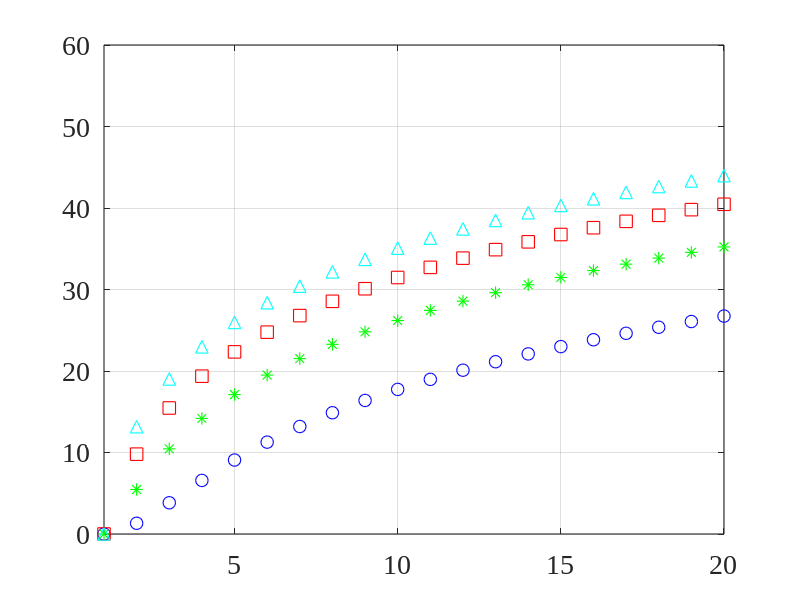
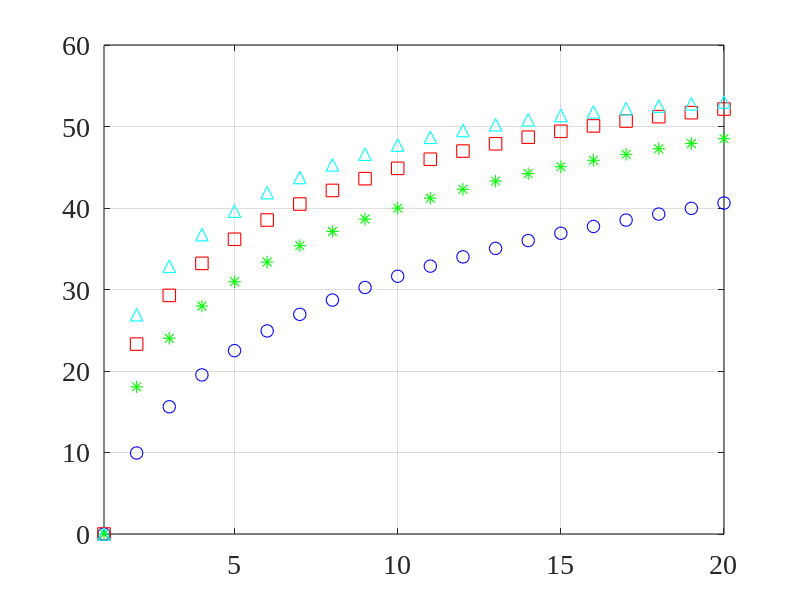
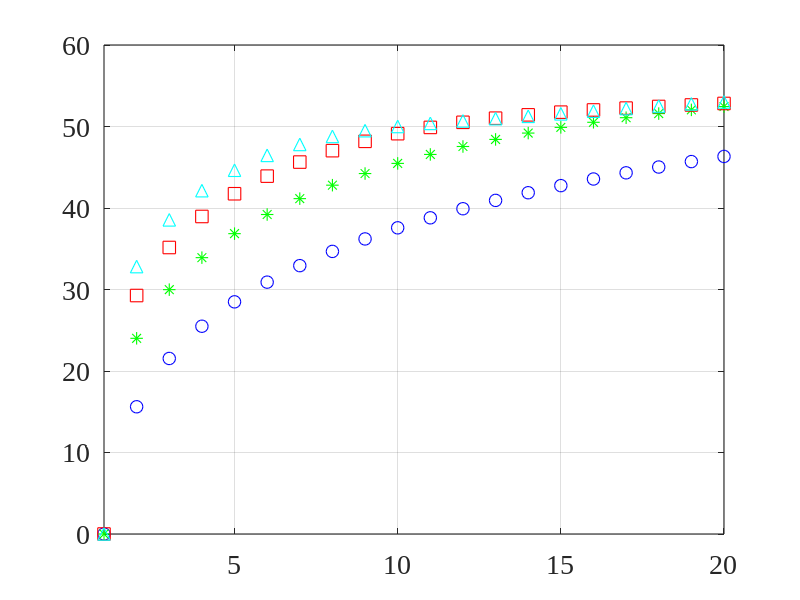
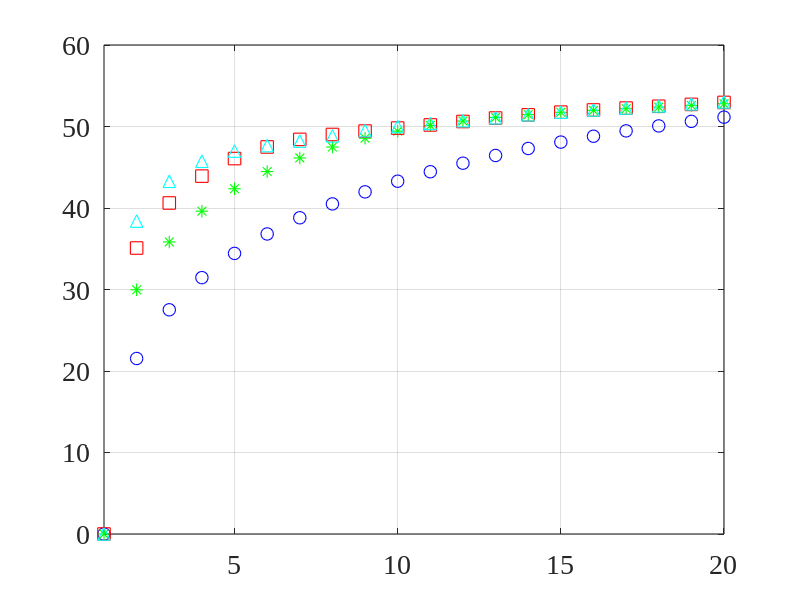

The MATLAB source for these figures, in order:
close all; clc; clear all;
linewd = 0.8;
hcfontsize = 20;
MarkerSize=9;

f=0.01;
alpha=0.01;

M_values=1:20;
theta_values=[30 50 70 90]/180*pi;
gain=zeros(length(M_values),length(theta_values));
for idx1=1:length(M_values)
    M=M_values(idx1);
    for idx2=1:length(theta_values)
        theta=theta_values(idx2);
        d=exp(-1i*2*pi*f*(0:M-1)'*cos(theta));
        du=exp(-1i*2*pi*f*(0:M-1)');
        gain(idx1,idx2)=10*log10(d'*inv(1/(1+alpha^2)*(du*du')+alpha^2/(1+alpha^2)*eye(M))*d);
    end
end

figure
plot(M_values(1:1:end),gain(1:1:end,1),'bo','linewidth',linewd, 'MarkerSize',MarkerSize);
hold on
plot(M_values(1:1:end),gain(1:1:end,2),'g*','linewidth',linewd, 'MarkerSize',MarkerSize);
plot(M_values(1:1:end),gain(1:1:end,3),'rs','linewidth',linewd, 'MarkerSize',MarkerSize);
plot(M_values(1:1:end),gain(1:1:end,4),'c^','linewidth',linewd, 'MarkerSize',MarkerSize);
hold off
set(gca, 'Color', [1, 1, 1]); 
set(gca, 'FontName', 'Times New Roman');
set(gca, 'FontSize', hcfontsize);
set(gca, 'LineWidth', linewd); 
set(gca,'XLim',[1 max(M_values)]);
set(gca,'YLim',[0 60]);
box on; grid on;

f=0.05;
alpha=0.01;

M_values=1:20;
theta_values=[30 50 70 90]/180*pi;
gain=zeros(length(M_values),length(theta_values));
for idx1=1:length(M_values)
    M=M_values(idx1);
    for idx2=1:length(theta_values)
        theta=theta_values(idx2);
        d=exp(-1i*2*pi*f*(0:M-1)'*cos(theta));
        du=exp(-1i*2*pi*f*(0:M-1)');
        gain(idx1,idx2)=10*log10(d'*inv(1/(1+alpha^2)*(du*du')+alpha^2/(1+alpha^2)*eye(M))*d);
    end
end

figure
plot(M_values(1:1:end),gain(1:1:end,1),'bo','linewidth',linewd, 'MarkerSize',MarkerSize);
hold on
plot(M_values(1:1:end),gain(1:1:end,2),'g*','linewidth',linewd, 'MarkerSize',MarkerSize);
plot(M_values(1:1:end),gain(1:1:end,3),'rs','linewidth',linewd, 'MarkerSize',MarkerSize);
plot(M_values(1:1:end),gain(1:1:end,4),'c^','linewidth',linewd, 'MarkerSize',MarkerSize);
hold off
set(gca, 'Color', [1, 1, 1]); 
set(gca, 'FontName', 'Times New Roman');
set(gca, 'FontSize', hcfontsize);
set(gca, 'LineWidth', linewd); 
set(gca,'XLim',[1 max(M_values)]);
box on; grid on;

f=0.1;
alpha=0.01;

M_values=1:20;
theta_values=[30 50 70 90]/180*pi;
gain=zeros(length(M_values),length(theta_values));
for idx1=1:length(M_values)
    M=M_values(idx1);
    for idx2=1:length(theta_values)
        theta=theta_values(idx2);
        d=exp(-1i*2*pi*f*(0:M-1)'*cos(theta));
        du=exp(-1i*2*pi*f*(0:M-1)');
        gain(idx1,idx2)=10*log10(d'*inv(1/(1+alpha^2)*(du*du')+alpha^2/(1+alpha^2)*eye(M))*d);
    end
end

figure
plot(M_values(1:1:end),gain(1:1:end,1),'bo','linewidth',linewd, 'MarkerSize',MarkerSize);
hold on
plot(M_values(1:1:end),gain(1:1:end,2),'g*','linewidth',linewd, 'MarkerSize',MarkerSize);
plot(M_values(1:1:end),gain(1:1:end,3),'rs','linewidth',linewd, 'MarkerSize',MarkerSize);
plot(M_values(1:1:end),gain(1:1:end,4),'c^','linewidth',linewd, 'MarkerSize',MarkerSize);
hold off
set(gca, 'Color', [1, 1, 1]); 
set(gca, 'FontName', 'Times New Roman');
set(gca, 'FontSize', hcfontsize);
set(gca, 'LineWidth', linewd); 
set(gca,'XLim',[1 max(M_values)]);
box on; grid on;

f=0.2;
alpha=0.01;

M_values=1:20;
theta_values=[30 50 70 90]/180*pi;
gain=zeros(length(M_values),length(theta_values));
for idx1=1:length(M_values)
    M=M_values(idx1);
    for idx2=1:length(theta_values)
        theta=theta_values(idx2);
        d=exp(-1i*2*pi*f*(0:M-1)'*cos(theta));
        du=exp(-1i*2*pi*f*(0:M-1)');
        gain(idx1,idx2)=10*log10(d'*inv(1/(1+alpha^2)*(du*du')+alpha^2/(1+alpha^2)*eye(M))*d);
    end
end

figure
plot(M_values(1:1:end),gain(1:1:end,1),'bo','linewidth',linewd, 'MarkerSize',MarkerSize);
hold on
plot(M_values(1:1:end),gain(1:1:end,2),'g*','linewidth',linewd, 'MarkerSize',MarkerSize);
plot(M_values(1:1:end),gain(1:1:end,3),'rs','linewidth',linewd, 'MarkerSize',MarkerSize);
plot(M_values(1:1:end),gain(1:1:end,4),'c^','linewidth',linewd, 'MarkerSize',MarkerSize);
hold off
set(gca, 'Color', [1, 1, 1]); 
set(gca, 'FontName', 'Times New Roman');
set(gca, 'FontSize', hcfontsize);
set(gca, 'LineWidth', linewd); 
set(gca,'XLim',[1 max(M_values)]);
box on; grid on;
